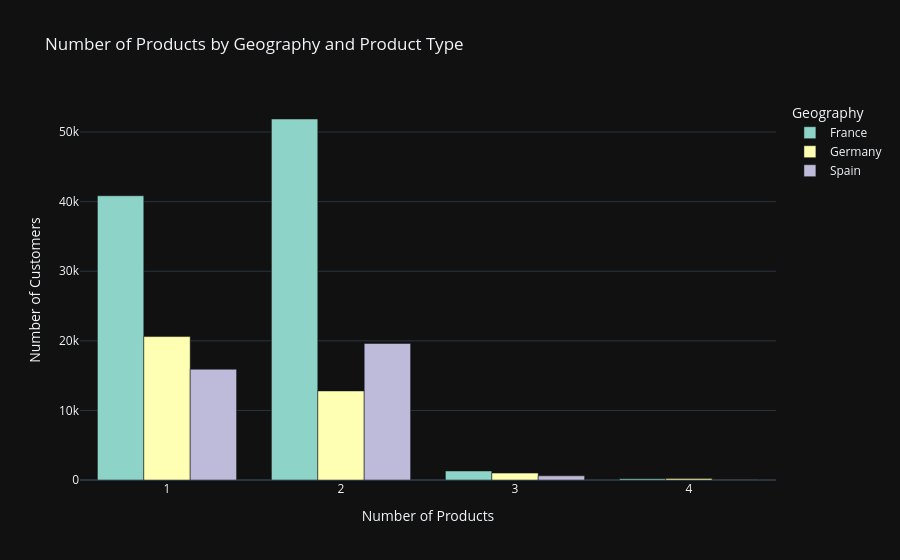

The notebook cell this image was saved under:
### Code cell
import plotly.express as px
import pandas as pd

# Assuming df is your DataFrame
# Replace 'your_dataset.csv' with the actual path or data source
# df = pd.read_csv('your_dataset.csv')

# Replace 'Geography' and 'NumOfProducts' with your actual column names
fig = px.bar(df.groupby(['Geography', 'NumOfProducts']).size().reset_index(name='Count'),
             x='NumOfProducts',
             y='Count',
             color='Geography',
             barmode='group',
             labels={'Count': 'Number of Products'},
             title='Number of Products by Geography and Product Type',
             color_discrete_sequence=px.colors.qualitative.Set3,
             template='plotly_dark'  # Use a dark template
             )

# Update the layout for a more professional look
fig.update_layout(
    xaxis_title='Number of Products',
    yaxis_title='Number of Customers',
    legend_title='Geography',
    legend=dict(title='Geography'),
)

# Show the plot
fig.show()

### Figure 1 — Plotly figure (JSON) as saved in the notebook; plotly's stock layout.template omitted (floating-point values rounded to 4 significant figures)
{"data": [{"alignmentgroup": "True", "hovertemplate": "Geography=France<br>NumOfProducts=%{x}<br>Number of Products=%{y}<extra></extra>", "legendgroup": "France", "marker": {"color": "rgb(141,211,199)", "pattern": {"shape": ""}}, "name": "France", "offsetgroup": "France", "orientation": "v", "showlegend": true, "textposition": "auto", "type": "bar", "x": [1, 2, 3, 4], "xaxis": "x", "y": [40847, 51874, 1298, 196], "yaxis": "y"}, {"alignmentgroup": "True", "hovertemplate": "Geography=Germany<br>NumOfProducts=%{x}<br>Number of Products=%{y}<extra></extra>", "legendgroup": "Germany", "marker": {"color": "rgb(255,255,179)", "pattern": {"shape": ""}}, "name": "Germany", "offsetgroup": "Germany", "orientation": "v", "showlegend": true, "textposition": "auto", "type": "bar", "x": [1, 2, 3, 4], "xaxis": "x", "y": [20609, 12799, 993, 205], "yaxis": "y"}, {"alignmentgroup": "True", "hovertemplate": "Geography=Spain<br>NumOfProducts=%{x}<br>Number of Products=%{y}<extra></extra>", "legendgroup": "Spain", "marker": {"color": "rgb(190,186,218)", "pattern": {"shape": ""}}, "name": "Spain", "offsetgroup": "Spain", "orientation": "v", "showlegend": true, "textposition": "auto", "type": "bar", "x": [1, 2, 3, 4], "xaxis": "x", "y": [15918, 19618, 603, 74], "yaxis": "y"}], "layout": {"barmode": "group", "legend": {"title": {"text": "Geography"}, "tracegroupgap": 0}, "title": {"text": "Number of Products by Geography and Product Type"}, "xaxis": {"anchor": "y", "domain": [0, 1], "title": {"text": "Number of Products"}}, "yaxis": {"anchor": "x", "domain": [0, 1], "title": {"text": "Number of Customers"}}}}
